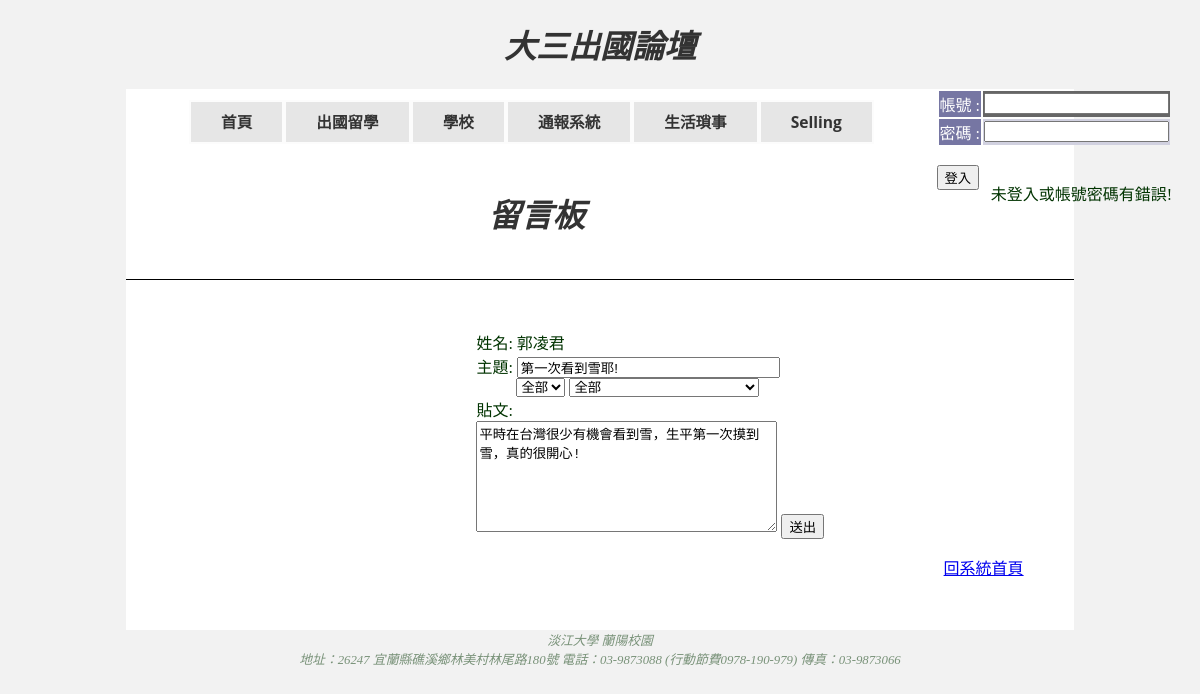
The app's page /edit.php?edit=73 with its own data.
### tables this page shows
CREATE TABLE IF NOT EXISTS `post` (
  `貼文編號` int(10) unsigned NOT NULL AUTO_INCREMENT,
  `姓名` varchar(20) NOT NULL DEFAULT '無名氏',
  `標題` varchar(30) NOT NULL,
  `貼文內容` varchar(256) DEFAULT NULL,
  `日期時間` datetime NOT NULL,
  `category` varchar(11) DEFAULT NULL,
  `school_name` varchar(11) NOT NULL,
  PRIMARY KEY (`貼文編號`)
);

### edit.php (the view, shortened to what this page needs)
<?php
include("mysql.inc.php");
if (!empty($_GET['edit'])){
  $sql="SELECT * FROM post WHERE 貼文編號 = '{$_GET['edit']}' ";
  $result=mysqli_query($conn, $sql);
  $row=mysqli_fetch_array($result);
}
else {
  header("Location: lifething.php");
}
?>
  <!DOCTYPE html>
<html>
<head>
		<link rel="stylesheet" href="forum.css">
</head>
<body>
<div><h1>大三出國論壇</h1></div>
	  <P align=right><?php
          if(isset($_SESSION['user_id'])) { echo $msg = "歡迎".$_SESSION['yourname']."登入!"; ?></p>
			  <form action="logout.php">
			  <br><br><br>
			  <p><input type="submit" value="登出" style="float:right;"></p>
  <?php  } else { $msg = "未登入或帳號密碼有錯誤!"; ?>
	  <form style="padding: 0px 20px 0px 0px; float:right;" action="login.php" method="post">
  <table style="color:white">
 <tr>
   <td style="color:white;background-color:#7676a3">帳號 : </td>
   <td><input type="text" name="User_id"
             size="20" maxlength="10" required></td>
 </tr>
 <tr>
   <td style="background-color:#7676a3">密碼 : </td>
   <td><input type="password" name="User_password"
              size="20" maxlength="10" required></td>
 </tr>
</table>
<br>
 <p style="float:right;"><?php echo $msg; ?></p>
<input type="submit" value="登入"><br/><br/>
<?php } ?>
</form>
	  <div id="wrapper">
	  <nav>
      <ul class="drop-down-menu">
	    <li><a href="index.php">首頁</a>
        <li><a href="studyabroad.php">出國留學</a>
        </li>
        <li><a href="school.php">學校</a>
        </li>
        <li><a href="#">通報系統</a>
        </li>
        <li><a href="lifething.php">生活瑣事</a>
        </li>
        <li><a href="#">Selling</a>
    </ul>
      </nav>
	  <div id="title">
    <h1>留言板</h1>
	</div>
<div id="maintext" style="text-align: left; padding-left:100px;">
</head>
<body>
  <form method="post" action="editsuccess.php" style="padding-left:250px;">
    姓名: <?php echo $row['姓名'];?>
	<br>
    主題: <?php echo '<input style="padding-right:80px;" name="topic" required value="'.$row['標題'].'">'; ?>
	<br>
	<div>
	  <select name="type1">
	  <option value="all">全部</option>
	  </select>
	  <select name="type2">
　	  <option value="whole">全部</option>
	  </select>
      </div>
    貼文: <br><textarea cols="35" rows="7" id="myText" onkeyup="count(this.value)" name="post" required><?php echo $row['貼文內容'];?></TEXTAREA>
    <input name="submit" type="submit" value="送出">
  </form>
  <p><a href="lifething.php" style="float:right;">回系統首頁</a></p>
</div>
</div>
</body>
<footer>
<div id="footer">
淡江大學 蘭陽校園<br>
地址：26247 宜蘭縣礁溪鄉林美村林尾路180號
電話：03-9873088 (行動節費0978-190-979) 傳真：03-9873066
</div>
</footer>
</html>

### forum.css (style rules this page uses)
body { background-color: #f2f2f2; color: #003300; font-family: Palatino Linotype; }
#wrapper { width: 80%; min-width: 500px; max-width: 970px; margin-right: auto; margin-left: auto; background-color: #f2f2f2; padding: 0px 0px 25px 0px; background-color: #FFFFFF; text-align: center; }
nav ul { padding: 5px; margin: 6px; }
nav ul li { list-style: none; display: inline; font-size: 1.2em; font-weight: bold; border: 0px solid #f2f2f2; background-color: #e6e6e6; }
h1 { font-style: italic; font-family: Palatino Linotype; font-size: 2.0em; color: #333333; text-align: center; }
tr:nth-of-type(even) { background-color: #d1d1e0; }
tr:first-of-type { background-color: #666; color: #7676a3; }
#footer { clear: both; text-align: center; font-size: 0.8em; opacity: 0.5; font-style: italic; }
ul { margin: 0; padding: 0; list-style: none; }
ul.drop-down-menu { display: inline-block; font-family: 'Open Sans', Arial, sans-serif; font-size: 13px; top: 0%; }
ul.drop-down-menu li { position: relative; }
ul.drop-down-menu > li { float: left; }
ul.drop-down-menu a { background-color: #fff; color: #333; display: block; padding: 0px 30px; text-decoration: none; line-height: 40px; border: 2px solid #fcfcfc; background-color: #e6e6e6; }
div#maintext { background-color:white; font-size: 16px; padding: 50px; text-align: left; }
div#title { height: 100px; background-color: white; padding: 10px; border-bottom: 1px solid #000; }

### records on screen
post: 姓名 "郭凌君", topic "第一次看到雪耶!", post "平時在台灣很少有機會看到雪，生平第一次摸到雪，真的很開心!"

### other values on screen
$msg "未登入或帳號密碼有錯誤!"
